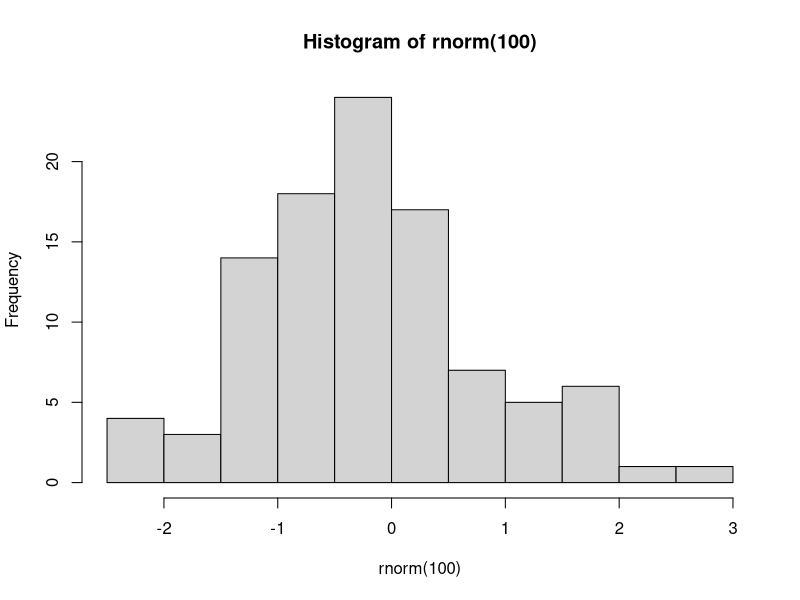

The R source for this figure:
## ---- chunk 1
hist(rnorm(100))
